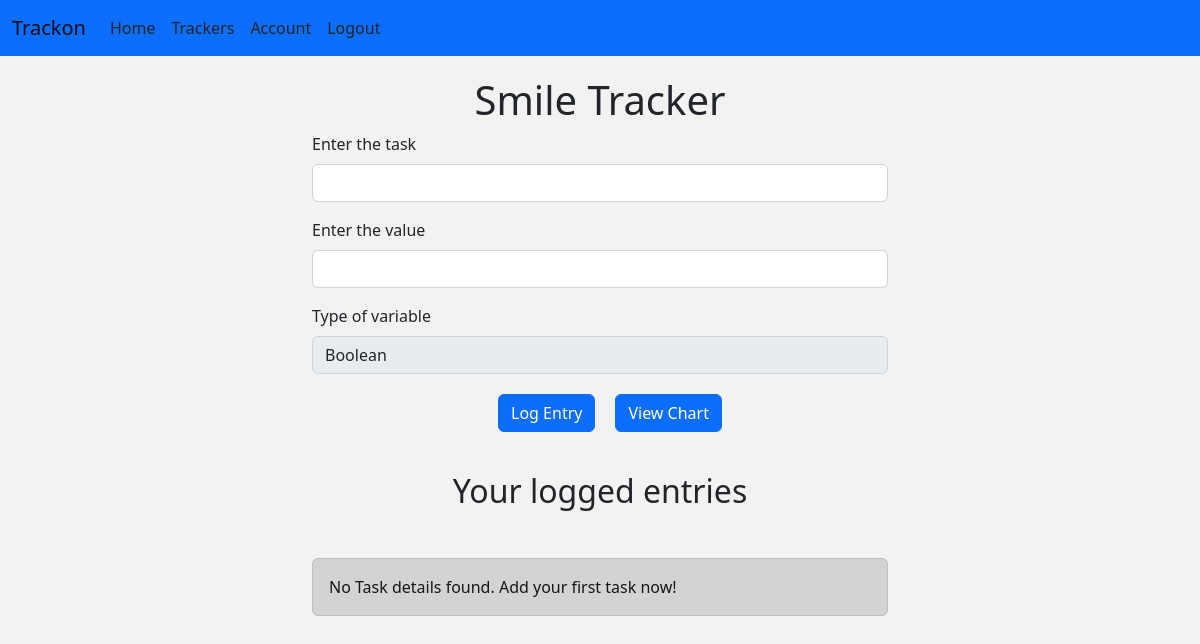
The app's page /log/1 (signed in), older data.
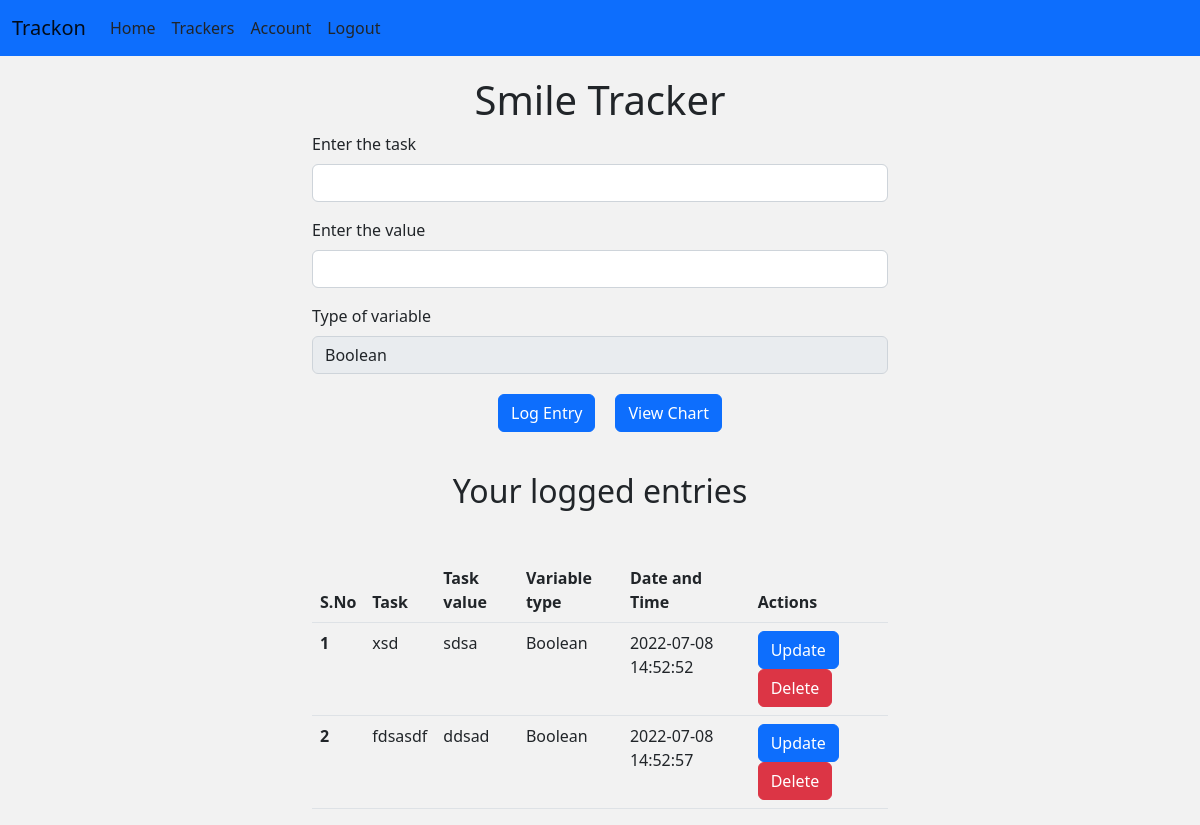
The same page, newer data.
### main/models.py (models this page shows, shortened)
class Tracker(db.Model):
    sno = db.Column(db.Integer, primary_key=True)
    tracker_name = db.Column(db.String(300), nullable=False, unique=True)
    task_value_type = db.Column(db.String(20), nullable=False)
    user_id = db.Column(db.Integer, db.ForeignKey('user.id'))
    logs = db.relationship('Inputaken', backref='tracker', lazy=True)

class Inputaken(db.Model):
    sno = db.Column(db.Integer, primary_key=True)
    task_title = db.Column(db.String(300), nullable=False)
    task_value = db.Column(db.Integer, nullable=False)
    task_date = db.Column(
        db.DateTime(timezone=True),default=func.now(), nullable=False)
    task_variable = db.Column(db.String(20), nullable=False)
    user_id = db.Column(db.Integer, db.ForeignKey('user.id'), nullable=False)
    tracker_id = db.Column(db.Integer, db.ForeignKey(
        'tracker.sno'), nullable=False)

### main/routes.py (the view, shortened to what this page needs)
@app.route("/log/<int:sno>", methods=['GET', 'POST'])
@login_required
def log(sno):
    task_table = Tracker.query.filter_by(sno=sno).first()
    outputpage = Inputaken.query.filter_by(
        tracker_id=sno, user_id=current_user.id).all()
    return render_template('log.html', task=task_table, outputpage=outputpage)

### main/models.py (called while the page is built)
@login_manager.user_loader
def load_user(user_id):
    return User.query.get(int(user_id))

### main/templates/log.html (shortened to what this page needs)
{% extends 'base.html' %} {% block content %}
<div class="container log-div">
  <div class="track_type log-heading">
    <h1>{{task.tracker_name}}</h1>
  </div>
  <form action="/log/{{task.sno}}" method="POST">
    <div class="mb-3">
      <label for="exampleInputEmail1" class="form-label"
        >Enter the task </label>
      <input type="text" class="form-control" name="title" id="text-title" />
    </div>
    <div class="mb-3">
      <label for="exampleInputPassword1" class="form-label"
        >Enter the value</label
      >
      <input
        type="text"
        class="form-control"
        name="value"
        id="exampleInputPassword1"
      />
    </div>
    <label for="inputState" class="form-label">Type of variable</label>
    <input
      type="text"
      disabled="true"
      class="form-control"
      value="{{task.task_value_type}}"
    />
    <div class="log-btn-group">
      <button type="submit" class="btn btn-primary">Log Entry</button>
      <button type="submit" class="btn btn-primary">View Chart</button>
    </div>
  </form>
  <div class="log-entry-heading"><h2>Your logged entries</h2></div>
  {% if outputpage|length == 0 %}
  <div class="alert alert-dark" role="alert">
    No Task details found. Add your first task now!
  </div>
  {% else %}
  <table class="table">
    <thead>
      <tr>
        <th scope="col">S.No</th>
        <th scope="col">Task</th>
        <th scope="col">Task value</th>
        <th scope="col">Variable type</th>
        <th scope="col">Date and Time</th>
        <th scope="col">Actions</th>
      </tr>
    </thead>
    <tbody>
      {% for inpt in outputpage %}
      <tr>
        <th scope="row">{{loop.index}}</th>
        <td>{{inpt.task_title}}</td>
        <td>{{inpt.task_value}}</td>
        <td>{{inpt.task_variable}}</td>
        <td>{{inpt.task_date}}</td>
        <td>
          <div class="entry-btn-group">
            <a
              href="/log/update/{{inpt.sno}}"
              type="button"
              class="btn btn-primary"
              >Update</a
            >
            <a
              href="/log/delete/{{inpt.sno}}"
              type="button"
              class="btn btn-danger"
              >Delete</a
            >
          </div>
        </td>
      </tr>
      {% endfor %}
    </tbody>
  </table>
  {% endif %}
</div>
{% endblock content %}

### main/templates/base.html (shortened to what this page needs)
<!DOCTYPE html>
<html lang="en">
  <head>
    <link
      href="https://cdn.jsdelivr.net/npm/bootstrap@5.2.0-beta1/dist/css/bootstrap.min.css"
      rel="stylesheet"
    />
    <link rel="stylesheet" href="{{ url_for('static',filename='main.css') }}" />
  </head>
  <body>
    <nav class="navbar navbar-expand-lg bg-primary">
      <div class="container-fluid">
        <a class="navbar-brand" href="#">Trackon</a>
        <div class="collapse navbar-collapse" id="navbarNav">
          <a
            class="nav-link active px-2"
            href="{{url_for('home')}}"
            aria-current="page"
            href="#"
            >Home</a
          >
          {% if current_user.is_authenticated %}
          <a class="nav-link px-2" href="{{url_for('track')}}">Trackers</a>
          <a class="nav-link px-2" href="{{url_for('account')}}">Account</a>
          <a class="nav-link px-2" href="{{url_for('logout')}}">Logout</a>
          {% else %}
          <a class="nav-link px-2" href="{{url_for('login')}}">Login</a>
          <a class="nav-link px-2" href="{{url_for('register')}}">Register</a>
          {% endif %}
        </div>
      </div>
    </nav>
     {% block content %} {% endblock %}
  </body>
</html>

### main/static/main.css (style rules this page uses)
body { background-color: #f2f2f2; }
.log-div { width: 50%; }
.log-heading { text-align: center; padding-top: 20px; }
.log-btn-group { display: flex; justify-content: center; align-items: center; padding-top: 20px; }
.log-btn-group button { margin-left: 20px; }
.log-entry-heading { display: flex; justify-content: center; padding: 40px 0px; }
.entry-btn-group { display: flex; justify-content: space-between; align-items: center; flex-wrap: wrap; }

Row changes from the older to the newer data that the page shows:
added Inputaken: task_title "xsd", task_value "sdsa", task_variable "Boolean", task_date "2022-07-08 14:52:52"
added Inputaken: task_title "fdsasdf", task_value "ddsad", task_variable "Boolean", task_date "2022-07-08 14:52:57"
Text that changed along with them:
text no longer shown: "No Task details found. Add your first task now!"
text now shown: "S.No Task Task value Variable type Date and Time Actions"
